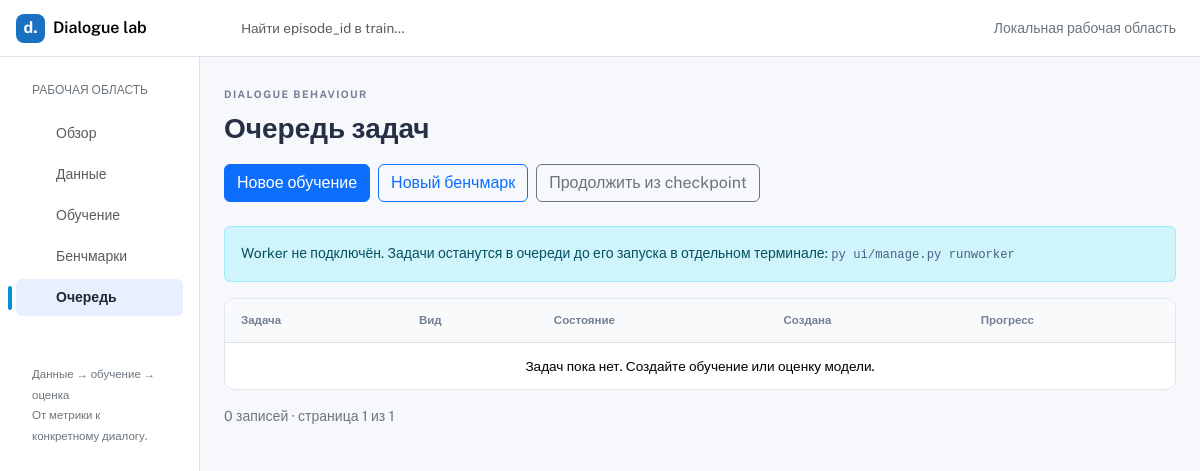
The app's page /jobs/, older data.
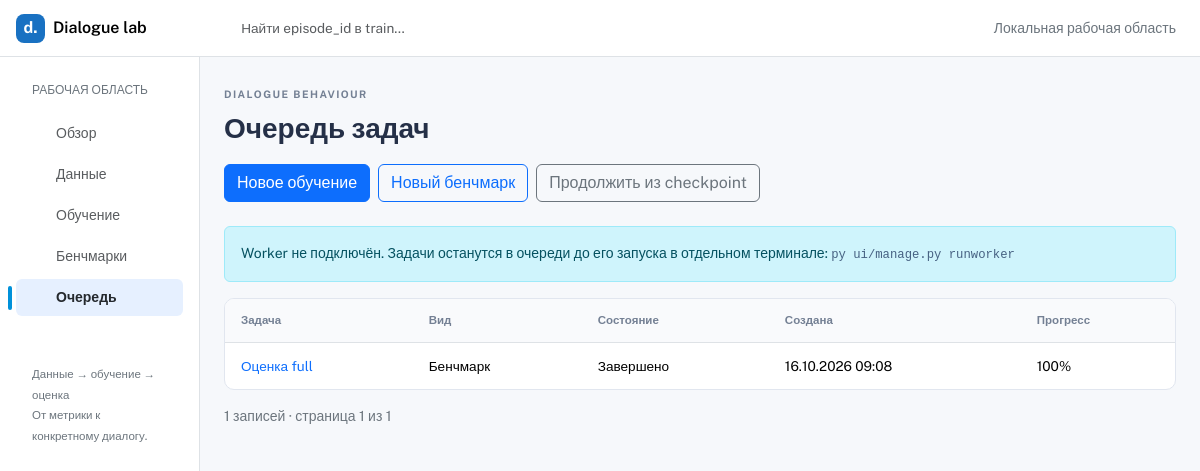
The same page, newer data.
### app_main/models.py (models this page shows, shortened)
class Job(models.Model):
    class Status(models.TextChoices):
        QUEUED = 'queued', 'В очереди'
        RUNNING = 'running', 'Выполняется'
        STOPPING = 'stopping', 'Останавливается'
        STOPPED = 'stopped', 'Остановлено с checkpoint'
        COMPLETED = 'completed', 'Завершено'
        CANCELLED = 'cancelled', 'Отменено'
        FAILED = 'failed', 'Ошибка'
    id = models.UUIDField(primary_key=True, default=uuid.uuid4, editable=False)
    name = models.CharField(max_length=100)
    kind = models.CharField(max_length=16, choices=[('train', 'Обучение'), ('benchmark', 'Бенчмарк')])
    status = models.CharField(max_length=16, choices=Status.choices, default=Status.QUEUED, db_index=True)
    config = models.JSONField()
    output = models.TextField()
    progress = models.JSONField(default=dict)
    result = models.JSONField(default=dict)
    error = models.TextField(blank=True)
    created_at = models.DateTimeField(auto_now_add=True)
    started_at = models.DateTimeField(null=True)
    finished_at = models.DateTimeField(null=True)
    class Meta:
        ordering = ['-created_at']

### app_main/job_views.py (the view)
# urls.py: path('jobs/', job_views.job_list, name='jobs'),
def job_list(request):
    return page(request, 'jobs', 'Очередь задач', 'jobs', worker_online=jobs.worker_online(),
                **paginate(request, Job.objects.all()))

### app_main/jobs.py (called while the page is built)
def worker_online():
    return Worker.objects.filter(pk=1, heartbeat__gte=timezone.now() - timedelta(seconds=15)).exists()

### app_main/views.py (called while the page is built)
def page(request, template, title, section, **context):
    navigation = [('main', 'Обзор', 'grid'), ('datasets', 'Данные', 'database'),
                  ('experiments', 'Обучение', 'cpu'), ('reports', 'Бенчмарки', 'bar-chart'),
                  ('jobs', 'Очередь', 'list-task')]
    return render(request, f'app_main/{template}.html', {
        'title': title, 'section': section, 'navigation': navigation, **context,
    })

def paginate(request, rows, size=25):
    query = request.GET.copy()
    query.pop('page', None)
    return {'items': Paginator(rows, size).get_page(request.GET.get('page')),
            'page_query': query.urlencode()}

### app_main/templates/app_main/jobs.html
{% extends 'app_main/base.html' %}
{% block content %}
<div class="d-flex flex-wrap gap-2 mb-4">
  <a class="btn btn-primary" href="{% url 'app_main:new_training' %}">Новое обучение</a>
  <a class="btn btn-outline-primary" href="{% url 'app_main:new_benchmark' %}">Новый бенчмарк</a>
  <a class="btn btn-outline-secondary" href="{% url 'app_main:resume_training' %}">Продолжить из checkpoint</a>
</div>
{% include 'app_main/includes/worker.html' %}
<div class="panel"><div class="table-responsive">
  <table class="table align-middle mb-0">
    <thead><tr><th>Задача</th><th>Вид</th><th>Состояние</th><th>Создана</th><th>Прогресс</th></tr></thead>
    <tbody>{% for job in items %}
      <tr>
        <td><a href="{% url 'app_main:job' job.pk %}">{{ job.name }}</a></td>
        <td>{{ job.get_kind_display }}</td><td>{{ job.get_status_display }}</td>
        <td>{{ job.created_at|date:'d.m.Y H:i' }}</td>
        <td>{% if job.status == 'completed' %}100%{% elif job.progress.percent != None %}{{ job.progress.percent|floatformat:1 }}%{% else %}—{% endif %}</td>
      </tr>
    {% empty %}<tr><td colspan="5" class="empty-state">Задач пока нет. Создайте обучение или оценку модели.</td></tr>{% endfor %}</tbody>
  </table>
</div></div>
{% include 'app_main/includes/pagination.html' %}
{% endblock %}

### app_main/templates/app_main/base.html (shortened to what this page needs)
{% load static %}
<!doctype html>
<html lang="ru" data-bs-theme="light">
<head>
  <link rel="stylesheet" href="{% static 'app_main/assets/vendor/bootstrap/css/bootstrap.min.css' %}">
  <link rel="stylesheet" href="{% static 'app_main/assets/vendor/bootstrap-icons/bootstrap-icons.css' %}">
  <link rel="stylesheet" href="{% static 'app_main/css/dashboard.css' %}">
  <link rel="stylesheet" href="{% static 'app_main/css/lab.css' %}">
</head>
<body>
<header class="navbar sticky-top flex-md-nowrap p-0 border-bottom bg-white">
  <a class="navbar-brand col-md-3 col-lg-2 me-0 px-3 fs-6 d-flex align-items-center gap-2" href="{% url 'app_main:main' %}">
    <span class="lab-mark">d.</span><span class="fw-semibold">Dialogue lab</span>
  </a>
  <form class="header-search flex-grow-1 px-3" action="{% url 'app_main:datasets' %}" method="get" role="search">
    <i class="bi bi-search text-secondary" aria-hidden="true"></i>
    <input id="global-search" name="q" class="form-control border-0" placeholder="Найти episode_id в train…" type="search">
  </form>
  <span class="local-label text-secondary small me-4 d-none d-lg-inline">Локальная рабочая область</span>
</header>
<div class="container-fluid"><div class="row">
  <aside class="sidebar border-end col-md-3 col-lg-2 p-0 bg-white">
    <div class="offcanvas-md offcanvas-start" tabindex="-1" id="sidebarMenu" aria-labelledby="sidebarMenuLabel">
      <div class="offcanvas-body d-md-flex flex-column p-3">
        <div class="sidebar-heading text-secondary text-uppercase px-3 mb-3 mt-2">Рабочая область</div>
        <nav aria-label="Основная навигация"><ul class="nav flex-column gap-1">
        {% for route, label, icon in navigation %}
          <li class="nav-item"><a class="nav-link d-flex align-items-center gap-2 {% if section == route %}active{% endif %}" {% if section == route %}aria-current="page"{% endif %} href="{% url 'app_main:'|add:route %}"><i class="bi bi-{{ icon }}" aria-hidden="true"></i>{{ label }}</a></li>
        {% endfor %}
        </ul></nav>
        <div class="sidebar-note mt-5 px-3 small text-secondary">Данные → обучение → оценка<br>От метрики к конкретному диалогу.</div>
      </div>
    </div>
  </aside>
  <main id="main-content" class="col-md-9 col-lg-10 ms-sm-auto px-3 px-lg-4 pb-5">
    <div class="page-heading"><div class="eyebrow">DIALOGUE BEHAVIOUR</div><h1 class="h3 mb-0">{{ title }}</h1></div>
    {% block content %}{% endblock %}
  </main>
</div></div>
</body>
</html>

### app_main/templates/app_main/includes/worker.html
{% if not worker_online %}
<div class="alert alert-info small">
  Worker не подключён. Задачи останутся в очереди до его запуска в отдельном терминале:
  <code>py ui/manage.py runworker</code>
</div>
{% else %}<p class="small text-success">● Worker подключён · одна задача одновременно</p>{% endif %}

### app_main/templates/app_main/includes/pagination.html (shortened to what this page needs)
<nav class="d-flex flex-wrap justify-content-between align-items-center gap-2 mt-3 small" aria-label="Страницы результатов">
  <span class="text-secondary">{{ items.paginator.count }} записей · страница {{ items.number }} из {{ items.paginator.num_pages }}</span>
</nav>

### app_main/static/app_main/css/dashboard.css (style rules this page uses)
:root { --clr-primary: #1971c2; --clr-primary-bg: #e7f5ff; --clr-primary-dark: #1864ab; --clr-primary-hover: #d0ebff; --clr-text: #212529; --clr-text-secondary:#495057; --clr-text-muted: #6c757d; --clr-text-faint: #868e96; --clr-text-strong: #1a1a1a; --clr-border: #dee2e6; --clr-surface: #f8f9fa; --clr-surface-mid: #f1f3f5; --clr-surface-dark: #e9ecef; --clr-orange: #e8590c; --clr-orange-accent: #fd7e14; --clr-orange-bg: #fff4e6; --clr-amber: #b27300; --clr-amber-bg: #fff8e1; --clr-purple: #5f3dc4; --clr-purple-bg: #f3f0ff; --clr-green: #2b8a3e; --clr-green-bg: #d3f9d8; --clr-green-bg-light:#ebfbee; --clr-pink: #a61e4d; --clr-pink-bg: #fff0f6; --clr-highlight: #f59f00; --clr-highlight-bg: #fff3bf; --brand-blue: #0091da; --brand-blue-rgb: 0, 145, 218; --brand-link: #0052cc; --brand-link-rgb: 0, 82, 204; --brand-violet: #683CE8; --brand-violet-rgb: 104, 60, 232; }
body { font-size: 16px; font-family: 'Public Sans', sans-serif; font-weight: 400; }
.bi { display: inline-block; width: 1rem; height: 1rem; vertical-align: -0.125em; fill: #505050; stroke: #505050; stroke-width: 0.5; }
main { min-height: calc(100vh - 48px); }
@media (min-width: 768px) { .sidebar .offcanvas-md { position: -webkit-sticky; position: sticky; top: 48px; height: calc(100vh - 48px); overflow-y: auto; } }
@media (min-width: 768px) { .sidebar .offcanvas-body { height: 100%; } }
.sidebar { --nav-item-radius: 6px; --nav-item-hover-bg: #f4f4f4; --nav-item-active-bg: rgba(13, 110, 253, 0.1); --nav-item-active-color: var(--brand-blue); --nav-indicator-width: 4px; --nav-indicator-height: 24px; --nav-indicator-offset: 8px; --nav-indicator-radius: 6px; --nav-indicator-color: var(--brand-blue); --nav-icon-color: #707070; }
.sidebar .nav-link { position: relative; font-size: 0.875rem; font-weight: 500; color: rgba(33, 37, 41, 0.75); border-radius: var(--nav-item-radius); transition: color 80ms linear, background-color 80ms linear; }
.sidebar .nav-link.active { background-color: var(--nav-item-active-bg); color: rgb(37, 41, 46); font-weight: 600; }
.sidebar .nav-link.active::after { content: ''; position: absolute; top: 50%; left: calc(-1 * var(--nav-indicator-offset)); width: var(--nav-indicator-width); height: var(--nav-indicator-height); background-color: var(--nav-indicator-color); border-radius: var(--nav-indicator-radius); transform: translateY(-50%); pointer-events: none; }
.sidebar-heading { font-size: .75rem; }
.sidebar .offcanvas-md { scrollbar-width: thin; scrollbar-color: rgba(108, 117, 125, .55) transparent; }
.navbar-brand { padding-top: .75rem; padding-bottom: .75rem; background-color: rgb(255, 255, 255); box-shadow: inset -1px 0 0 rgba(0, 0, 0, .25); }
.navbar .form-control { padding: .75rem 1rem; }

### app_main/static/app_main/css/lab.css (style rules this page uses)
body { background: #f6f8fb; color: #253047; }
a { text-decoration: none; }
main { min-width: 0; min-height: calc(100vh - 57px); }
.navbar { min-height: 57px; }
.navbar-brand { box-shadow: none; }
.lab-mark { display: inline-grid; place-items: center; width: 29px; height: 29px; border-radius: 8px; color: #fff; background: #1971c2; font-weight: 700; }
.header-search { display: flex; align-items: center; max-width: 620px; }
.header-search .form-control { padding: .6rem; font-size: .85rem; background: transparent; }
.local-label { margin-left: auto; }
.page-heading { padding: 30px 0 20px; }
.page-heading h1 { overflow-wrap: anywhere; font-weight: 650; }
.eyebrow { font-size: .65rem; font-weight: 650; letter-spacing: .14em; color: #748094; margin-bottom: 8px; }
.panel { border: 1px solid #e1e6ef; border-radius: 10px; background: #fff; overflow: hidden; }
.table { --bs-table-bg: transparent; font-size: .85rem; }
.table > :not(caption) > * > * { padding: 13px 16px; }
.table thead th { background: #f9fafc; color: #748094; font-size: .72rem; font-weight: 600; white-space: nowrap; }
.table tbody tr:last-child td { border-bottom: 0; }
code { color: #466182; }
.sidebar-note { line-height: 1.8; font-size: .72rem !important; }

Row changes from the older to the newer data that the page shows:
added Job: name "Оценка full", kind "Бенчмарк", status "Завершено", created_at "16.10.2026 09:08", shows "100%"
Text that changed along with them:
{{ items.paginator.count }}: "0" → "1"
text no longer shown: "Задач пока нет. Создайте обучение или оценку модели."
